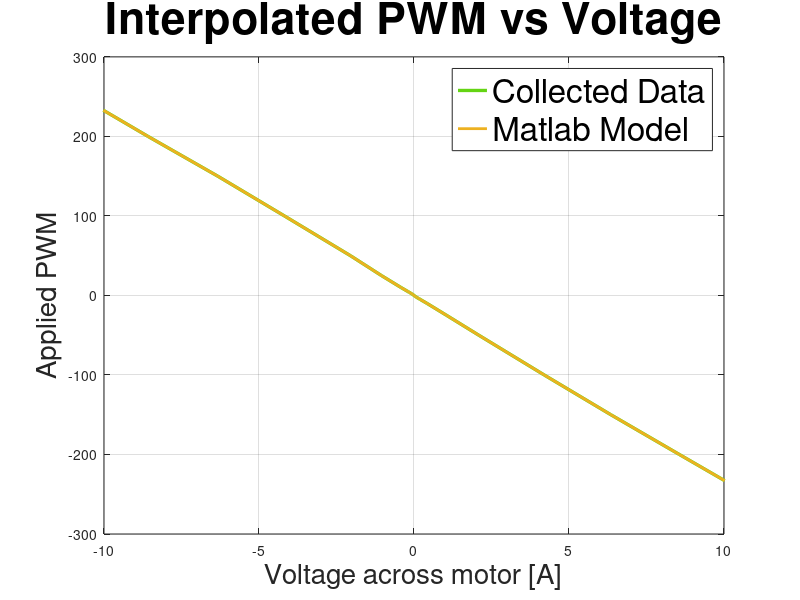

Write the MATLAB code that produced this figure. (Note: this script raises an error after producing the figure.)
%Noah Dunleavy
%ENGS147 - Ski Jump PWM to Current
clc; clear; close all;

%% Data Collection and Params

%Around 11.1V

%Deadzone PWM: [-3, 3]
%PWM Range: [-255, 255]

pwm_voltage_list = [
   %Negatve PWMS
   -255, 11.00;
   -250, 10.78;
   -200, 8.56;
   -150, 6.35;
   -100, 4.20;
   -50, 2.09;
   -25, 1.05;
   -10, 0.42;
   -5, 0.20;
   -4, 0.16;
   -3, 0.11; %db
   -2, 0.07; %db
   -1, 0.03; %db
   %Positive PWMS
   1, -0.03; %db
   2, -0.07; %db
   3, -0.11; %db
   4, -0.16;
   5, -0.20;
   10, -0.42;
   25, -1.05;
   50, -2.05;
   100, -4.18;
   150, -6.33;
   200, -8.58;
   250, -10.77;
   255, -10.99
];

save pwm_voltage_list.mat pwm_voltage_list

%% Curve Generation
collected_volt = pwm_voltage_list(:, 2);
collected_pwm = pwm_voltage_list(:, 1);
interp_volt = collected_volt; %for now, just the data points
interp_pwm = interp1(collected_volt, collected_pwm, interp_volt, 'spline', 'extrap'); %use a spline fit for non-linearity, and extrapolate outside of given data


figure('Name', 'Interpolated PWM vs Current')
raw_plot = plot(collected_volt, collected_pwm, 'LineWidth', 2.4, 'Color', [0.3922    0.8314    0.0745]);
ylabel('Applied PWM', 'FontSize', 20)
xlabel('Voltage across motor [A]', 'FontSize', 20)
title('Interpolated PWM vs Voltage', 'FontSize', 32)
xlim([-10, 10])
grid on
hold on;
interp_plot = plot(interp_volt, interp_pwm, 'LineWidth', 2, 'Color', [0.9294    0.6941    0.1255]);
hold off;
temp_leg = legend('Collected Data', 'Matlab Model');
set(temp_leg, 'FontSize', 24);


%% Create Arduino File

%needs to be sorted by lowest to highest voltage
[interp_volt, sortIdx] = sort(interp_volt,'ascend');
interp_pwm = interp_pwm(sortIdx) 

create_cpp_LUT("C:\Users\noahd\OneDrive\Documents\Arduino\libraries\ENGS147_Ski_Jump\pwm_lookup.h", interp_volt, interp_pwm, 0.11, 3); %create/update LUT

